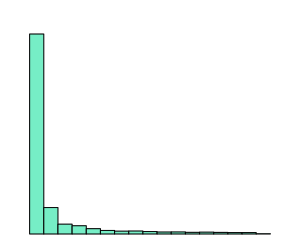

Write R code to recreate this figure.
library(here)

source(here("code", "funs", "py_sample.r"))

sample <- py_sample(10000, 5, 0.6)

pdf("examples/power_law.pdf", width = 3, height = 2.5)

par(mar = c(0.4, 1, 1.3, 1))

hist(sample$x,
  main = "",
  xlab = "",
  ylab = "",
  axes = FALSE,
  col = "aquamarine2"
)

dev.off()
